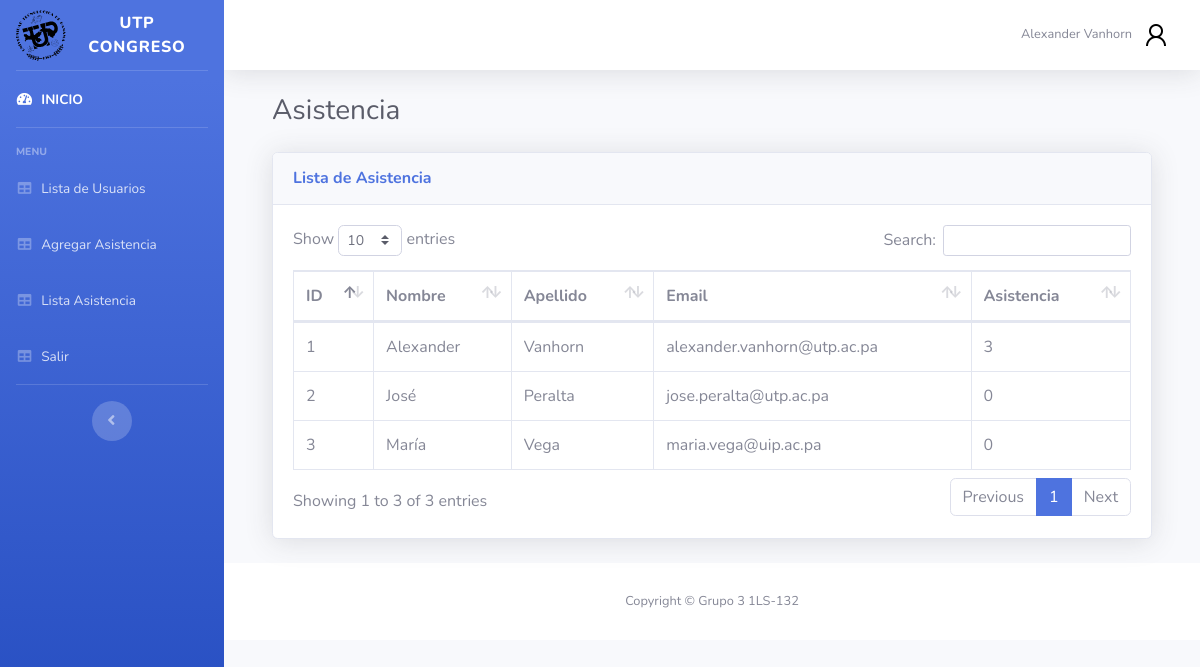
/secciones/asistencia.php (signed in), run on the app's committed database.
### tables this page shows
CREATE TABLE `usuario` (
  `id` int(11) NOT NULL,
  `nombre` varchar(20) NOT NULL,
  `apellido` varchar(20) NOT NULL,
  `email` varchar(100) NOT NULL,
  `password` varchar(50) NOT NULL,
  `foto` varchar(10) NOT NULL,
  `id_rol` int(11) NOT NULL
);

CREATE TABLE `participantes` (
  `nombre` varchar(255) NOT NULL,
  `apellido` varchar(255) NOT NULL,
  `correo` varchar(255) NOT NULL,
  `tipo_doc` varchar(20) NOT NULL,
  `part_id` int(15) NOT NULL,
  `institucion` varchar(255) NOT NULL,
  `rol` varchar(250) NOT NULL
);

### php/consultaUser.php (called while the page is built)
<?php
    include("../config/conexion.php");
    $id_usuario=$_SESSION['id'];
    $result = $conn->query("SELECT * from usuario where id='$id_usuario'");
    $datoUser = $result->fetch(PDO::FETCH_OBJ);
?>

### secciones/asistencia.php (the view, shortened to what this page needs)
<?php
include("../php/consultaUser.php");
    $consultaParticipantes = $conn->query("SELECT * FROM participantes");
?>
<!DOCTYPE html>
<html lang="en">
<head>
    <link href="../vendor/fontawesome-free/css/all.min.css" rel="stylesheet" type="text/css">
    <link href="../css/sb-admin-2.min.css" rel="stylesheet">
    <link href="../vendor/datatables/dataTables.bootstrap4.min.css" rel="stylesheet">
</head>
<body id="page-top">
    <div id="wrapper">
        <ul class="navbar-nav bg-gradient-primary sidebar sidebar-dark accordion" id="accordionSidebar">
            <a class="sidebar-brand d-flex align-items-center justify-content-center" href="panel.php">
                <div class="sidebar-brand-icon rotate-n-15">
                    <img src="../imagenes/logo_utp.svg" alt="" width="50" height="50">
                </div>
                <div class="sidebar-brand-text mx-3">UTP Congreso</div>
            </a>
            <hr class="sidebar-divider my-0">
            <li class="nav-item active">
                <a class="nav-link" href="panel.php">
                    <i class="fas fa-fw fa-tachometer-alt"></i>
                    <span>INICIO</span></a>
            </li>
            <hr class="sidebar-divider">
            <div class="sidebar-heading">
                MENU
            </div>
            <?php if ($datoUser->id_rol==1){?>
            <li class="nav-item">
                <a class="nav-link" href="lista.php">
                    <i class="fas fa-fw fa-table"></i>
                    <span>Lista de Usuarios</span></a>
            </li>
            <li class="nav-item">
                <a class="nav-link" href="registroAsistencia.php">
                    <i class="fas fa-fw fa-table"></i>
                     <span>Agregar Asistencia</span></a>
            </li>
            <li class="nav-item">
                <a class="nav-link" href="asistencia.php">
                    <i class="fas fa-fw fa-table"></i>
                     <span>Lista Asistencia</span></a>
            </li>
            <?php }?>
            <li class="nav-item">
                <a class="nav-link" href="../php/salir.php">
                    <i class="fas fa-fw fa-table"></i>
                    <span>Salir</span></a>
            </li>
            <hr class="sidebar-divider d-none d-md-block">
            <div class="text-center d-none d-md-inline">
                <button class="rounded-circle border-0" id="sidebarToggle"></button>
            </div>
        </ul>
        <div id="content-wrapper" class="d-flex flex-column">
            <div id="content">
                <nav class="navbar navbar-expand navbar-light bg-white topbar mb-4 static-top shadow">
                    <ul class="navbar-nav ml-auto">
                        <li class="nav-item dropdown no-arrow d-sm-none">
                        <li class="nav-item dropdown no-arrow">
                            <a class="nav-link dropdown-toggle" href="#" id="userDropdown" role="button"
                                data-toggle="dropdown" aria-haspopup="true" aria-expanded="false">
                                <span class="mr-2 d-none d-lg-inline text-gray-600 small"><?php echo $datoUser->nombre." ".$datoUser->apellido; ?></span>
                                <img class="img-profile rounded-circle"
                                    src="../secciones/fotos/<?php echo $datoUser->foto;?>">
                            </a>
                        </li>
                    </ul>
                </nav>
                <div class="container-fluid">
                <div class="container-fluid">
<div class="d-sm-flex align-items-center justify-content-between mb-4">
                        <h1 class="h3 mb-0 text-gray-800">Asistencia</h1>
                    </div>
<div class="card shadow mb-4">
    <div class="card-header py-3">
        <h6 class="m-0 font-weight-bold text-primary">Lista de Asistencia</h6>
    </div>
    <div class="card-body">
        <div class="table-responsive">
            <table class="table table-bordered" id="dataTable" width="100%" cellspacing="0">
                <thead>
                    <tr>
                        <th>ID</th>
                        <th>Nombre</th>
                        <th>Apellido</th>
                        <th>Email</th>
                        <th>Asistencia</th>
                    </tr>
                </thead>
                <tbody>
                    <?php while($detalleUsuario=$consultaParticipantes->fetch(PDO::FETCH_OBJ)) { ?>
                    <tr>
                    <td><?php echo $detalleUsuario->part_id; ?></td>
                        <td><?php echo $detalleUsuario->nombre; ?></td>
                        <td><?php echo $detalleUsuario->apellido; ?></td>
                        <td><?php echo $detalleUsuario->correo; ?></td>
                        <td><?php  $asistencia=0; $consultaParticipantes_conf = $conn->query("SELECT * FROM participantes_conferencias WHERE part_id=$detalleUsuario->part_id");
                while($row=$consultaParticipantes_conf  ->fetch(PDO::FETCH_OBJ)){
               $asistencia++;
              } echo $asistencia; ?> </td>
                     </tr>
                    <?php } ?>
                </tbody>
            </table>
        </div>
    </div>
</div>
</div>
            </div>
            <footer class="sticky-footer bg-white">
                <div class="container my-auto">
                    <div class="copyright text-center my-auto">
                        <span>Copyright &copy; Grupo 3 1LS-132 </span>
                    </div>
                </div>
            </footer>
        </div>
    </div>
</body>
</html>

### data on the page
usuario: nombre "Alexander", apellido "Vanhorn", foto (placeholder picture)
participantes: part_id "1", nombre "Alexander", apellido "Vanhorn", correo "alexander.vanhorn@utp.ac.pa", asistencia "3"
participantes: part_id "2", nombre "José", apellido "Peralta", correo "jose.peralta@utp.ac.pa", asistencia "0"
participantes: part_id "3", nombre "María", apellido "Vega", correo "maria.vega@uip.ac.pa", asistencia "0"
